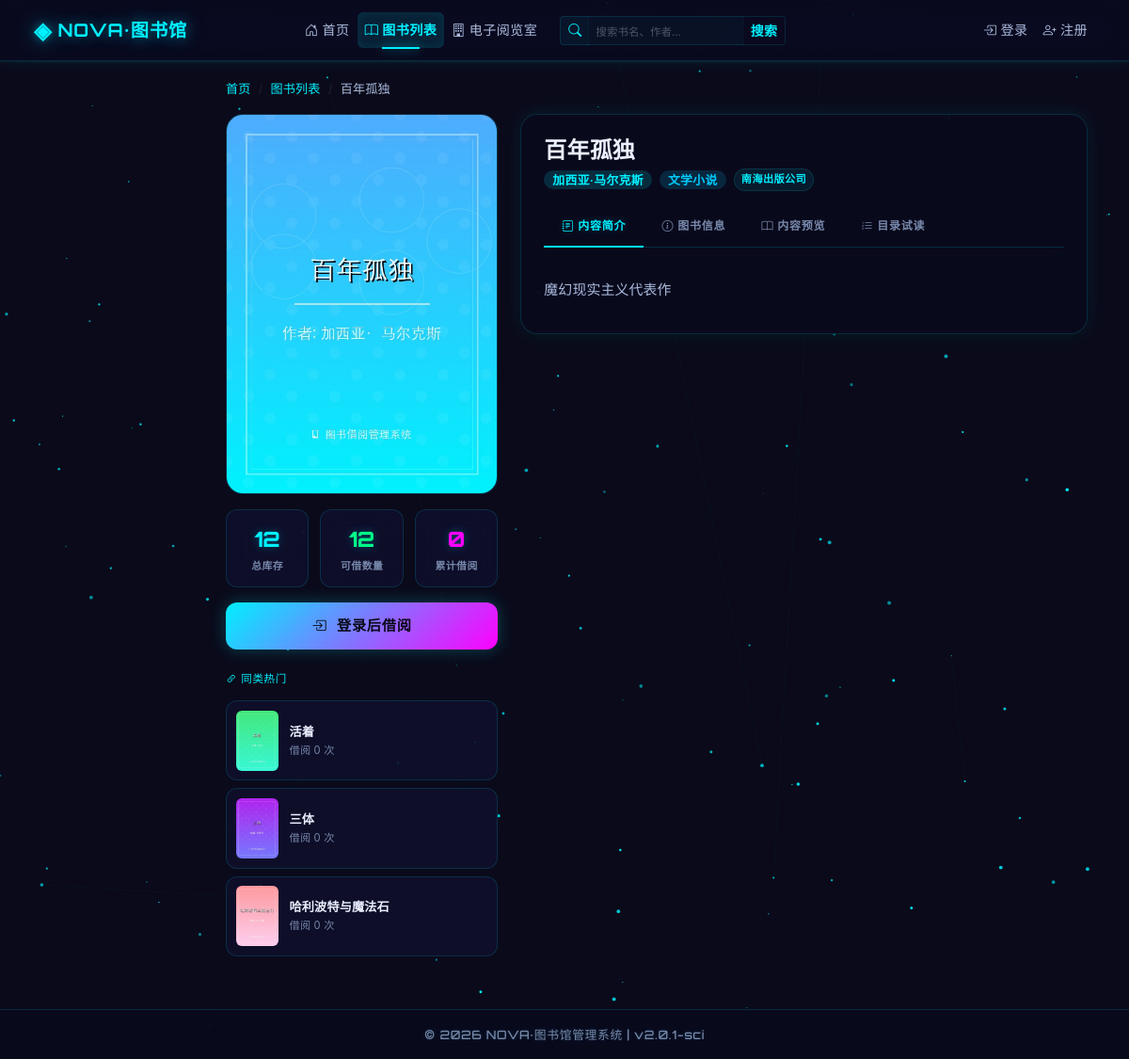
Page /books/detail/3/ on the committed database.
### books/models.py (models this page shows, shortened)
class Book(models.Model):
    title = models.CharField(max_length=200, verbose_name="书名")
    author = models.CharField(max_length=100, verbose_name="作者")
    isbn = models.CharField(max_length=20, unique=True, verbose_name="ISBN")
    publisher = models.CharField(max_length=100, blank=True, null=True, verbose_name="出版社")
    publish_date = models.DateField(blank=True, null=True, verbose_name="出版日期")
    category = models.ForeignKey(Category, on_delete=models.SET_NULL, null=True, blank=True, verbose_name="分类")
    description = models.TextField(blank=True, null=True, verbose_name="简介")
    toc = models.TextField(blank=True, null=True, verbose_name="目录JSON")
    cover = models.ImageField(upload_to="book_covers/", blank=True, null=True, verbose_name="封面")
    total_stock = models.IntegerField(default=0, verbose_name="总库存")
    current_stock = models.IntegerField(default=0, verbose_name="当前库存")
    borrow_count = models.IntegerField(default=0, verbose_name="累计借阅次数")
    created_at = models.DateTimeField(auto_now_add=True, verbose_name="入库时间")
    updated_at = models.DateTimeField(auto_now=True, verbose_name="更新时间")
    is_deleted = models.BooleanField(default=False, verbose_name="是否删除")
    class Meta:
        db_table = "books"
        verbose_name = "图书"
        verbose_name_plural = verbose_name

class Category(models.Model):
    name = models.CharField(max_length=50, unique=True, verbose_name="分类名称")
    description = models.CharField(max_length=200, blank=True, null=True, verbose_name="分类描述")
    created_at = models.DateTimeField(auto_now_add=True, verbose_name="创建时间")
    class Meta:
        db_table = "categories"
        verbose_name = "图书分类"
        verbose_name_plural = verbose_name

### books/views.py (the view)
# urls.py: path("detail/<int:book_id>/", views.book_detail_view, name="book_detail"),
def book_detail_view(request, book_id):
    try:
        book = get_object_or_404(Book.objects.select_related("category"), id=book_id, is_deleted=False)
        user_borrow = None
        if request.user.is_authenticated:
            user_borrow = BorrowRecord.objects.filter(
                user=request.user, book=book, status__in=["borrowing", "overdue"]
            ).first()
        related_books = Book.objects.filter(
            is_deleted=False, category=book.category
        ).exclude(id=book.id).order_by("-borrow_count")[:4]
        toc_list = []
        if book.toc:
            try:
                toc_list = json.loads(book.toc)
            except (json.JSONDecodeError, TypeError):
                toc_list = []
        first_chapter = None
        chapter_count = 0
        try:
            chapters = ChapterContent.objects.filter(book=book).order_by("chapter_index")
            chapter_count = chapters.count()
            first_chapter = chapters.first()
        except Exception:
            pass
        return render(request, "books/book_detail.html", {
            "book": book,
            "user_borrow": user_borrow,
            "related_books": related_books,
            "toc_list": toc_list,
            "first_chapter": first_chapter,
            "chapter_count": chapter_count,
        })
    except Exception as e:
        messages.error(request, f"获取图书详情失败: {str(e)}")
        return redirect("book_list")

### templates/books/book_detail.html (shortened to what this page needs)
{% extends "base.html" %}
{% load static %}
{% block content %}
<nav aria-label="breadcrumb" class="mb-3">
    <ol class="breadcrumb">
        <li class="breadcrumb-item"><a href="{% url 'index' %}">首页</a></li>
        <li class="breadcrumb-item"><a href="{% url 'book_list' %}">图书列表</a></li>
        <li class="breadcrumb-item active" aria-current="page">{{ book.title }}</li>
    </ol>
</nav>
<div class="row g-4">
    <div class="col-lg-4">
        <div class="detail-cover-wrap">
            {% if book.cover %}
            <img src="{{ book.cover.url }}" alt="{{ book.title }}" class="cover-preview-img" style="cursor:pointer;">
            {% else %}
            <div class="book-cover-placeholder cover-preview-img" style="height:380px;cursor:pointer;">
                <i class="bi bi-book" style="font-size:4rem;"></i>
            </div>
            {% endif %}
        </div>
        <div class="detail-stats">
            <div class="stat-card">
                <div class="sc-val">{{ book.total_stock }}</div>
                <div class="sc-lbl">总库存</div>
            </div>
            <div class="stat-card">
                <div class="sc-val" style="color:{% if book.current_stock > 0 %}var(--success){% else %}var(--danger){% endif %};">
                    {{ book.current_stock }}
                </div>
                <div class="sc-lbl">可借数量</div>
            </div>
            <div class="stat-card">
                <div class="sc-val" style="color:var(--magenta);">{{ book.borrow_count }}</div>
                <div class="sc-lbl">累计借阅</div>
            </div>
        </div>
        <div class="detail-actions">
            {% if user.is_authenticated and user.role != 'admin' %}
                {% if user_borrow %}
                <button class="btn btn-action-return return-detail-btn" data-id="{{ user_borrow.id }}" data-title="{{ book.title }}">
                    <i class="bi bi-box-arrow-in-down me-1"></i>归还此书
                </button>
                {% else %}
                    {% if book.current_stock > 0 %}
                    <button class="btn-action-borrow" id="borrowBtn" data-book-id="{{ book.id }}" data-book-title="{{ book.title }}">
                        <i class="bi bi-cart-plus me-1"></i>立即借阅
                    </button>
                    {% else %}
                    <button class="btn-action-borrow borrowing" disabled>
                        <i class="bi bi-x-circle me-1"></i>暂无库存
                    </button>
                    {% endif %}
                {% endif %}
                {% if not user_borrow and book.current_stock > 0 %}
                <a href="{% url 'my_borrows' %}" class="btn-action-outline">
                    <i class="bi bi-clock-history me-1"></i>借阅记录
                </a>
                {% endif %}
            {% elif not user.is_authenticated %}
                <a href="{% url 'login' %}?next={{ request.path }}" class="btn-action-borrow">
                    <i class="bi bi-box-arrow-in-right me-1"></i>登录后借阅
                </a>
            {% elif user.role == 'admin' %}
                <span class="btn-action-borrow borrowing" style="cursor:default;">
                    <i class="bi bi-shield-lock me-1"></i>管理员账户
                </span>
            {% endif %}
        </div>
        {% if related_books %}
        <div class="mt-4">
            <h6 class="text-cyan mb-3" style="font-family:'Orbitron',sans-serif;font-size:0.72rem;letter-spacing:0.06em;text-transform:uppercase;">
                <i class="bi bi-link-45deg me-1"></i>同类热门
            </h6>
            <div class="d-flex flex-column gap-2">
                {% for rb in related_books %}
                <a href="{% url 'book_detail' rb.id %}" class="related-book-card">
                    {% if rb.cover %}
                    <img src="{{ rb.cover.url }}" alt="{{ rb.title }}" class="rbc-cover">
                    {% else %}
                    <div class="rbc-cover" style="display:flex;align-items:center;justify-content:center;background:rgba(0,240,255,0.06);">
                        <i class="bi bi-book" style="color:rgba(0,240,255,0.2);"></i>
                    </div>
                    {% endif %}
                    <div class="rbc-info">
                        <div class="rbc-title">{{ rb.title }}</div>
                        <div class="rbc-meta">借阅 {{ rb.borrow_count }} 次</div>
                    </div>
                </a>
                {% endfor %}
            </div>
        </div>
        {% endif %}
    </div>
    <div class="col-lg-8">
        <div class="glass-card p-4">
            <h1 class="mb-1" style="color:var(--text-primary);font-weight:700;font-size:1.5rem;">{{ book.title }}</h1>
            <div class="d-flex flex-wrap gap-2 align-items-center mb-3">
                <span class="badge badge-primary" style="font-size:0.8rem;">{{ book.author }}</span>
                {% if book.category %}
                <span class="badge badge-info" style="font-size:0.8rem;">{{ book.category.name }}</span>
                {% endif %}
                {% if book.publisher %}
                <span class="tag">{{ book.publisher }}</span>
                {% endif %}
            </div>
            <ul class="nav content-tabs" id="detailTabs" role="tablist">
                <li class="nav-item" role="presentation">
                    <button class="nav-link active" data-bs-toggle="tab" data-bs-target="#tab-desc" type="button" role="tab">
                        <i class="bi bi-journal-text me-1"></i>内容简介
                    </button>
                </li>
                <li class="nav-item" role="presentation">
                    <button class="nav-link" data-bs-toggle="tab" data-bs-target="#tab-spec" type="button" role="tab">
                        <i class="bi bi-info-circle me-1"></i>图书信息
                    </button>
                </li>
                <li class="nav-item" role="presentation">
                    <button class="nav-link" data-bs-toggle="tab" data-bs-target="#tab-preview" type="button" role="tab">
                        <i class="bi bi-book me-1"></i>内容预览
                    </button>
                </li>
                <li class="nav-item" role="presentation">
                    <button class="nav-link" data-bs-toggle="tab" data-bs-target="#tab-toc" type="button" role="tab">
                        <i class="bi bi-list-ol me-1"></i>目录试读
                    </button>
                </li>
            </ul>
            <div class="tab-content">
                <div class="tab-pane fade show active" id="tab-desc" role="tabpanel">
                    {% if book.description %}
                    <div class="book-description">{{ book.description }}</div>
                    {% else %}
                    <div class="book-description text-muted">暂无内容简介。</div>
                    {% endif %}
                </div>
            </div>
        </div>
    </div>
</div>
{% endblock %}

### static/css/style.css (style rules this page uses)
:root { --bg-deep: #0a0a1a; --bg-surface: rgba(10, 10, 35, 0.85); --bg-card: rgba(15, 15, 45, 0.8); --bg-glass: rgba(10, 10, 30, 0.75); --cyan: #00f0ff; --cyan-dim: rgba(0, 240, 255, 0.6); --cyan-glow: rgba(0, 240, 255, 0.4); --magenta: #ff00ff; --magenta-dim: rgba(255, 0, 255, 0.6); --magenta-glow: rgba(255, 0, 255, 0.4); --primary: #00f0ff; --primary-dark: #00c4d0; --primary-light: #66f5ff; --primary-gradient: linear-gradient(135deg, #00f0ff 0%, #ff00ff 100%); --primary-gradient-h: linear-gradient(135deg, #ff00ff 0%, #00f0ff 100%); --accent: #ff00ff; --accent-light: #ff66ff; --accent-gradient: linear-gradient(135deg, #ff00ff 0%, #00f0ff 100%); --success: #00ff88; --success-gradient: linear-gradient(135deg, #00ff88 0%, #00cc66 100%); --warning: #ffaa00; --warning-gradient: linear-gradient(135deg, #ffcc00 0%, #ff8800 100%); --danger: #ff3355; --danger-gradient: linear-gradient(135deg, #ff5577 0%, #cc0022 100%); --info: #00ccff; --info-gradient: linear-gradient(135deg, #00eeff 0%, #0099cc 100%); --text-primary: #eaf0ff; --text-secondary: #aabbdd; --text-muted: #7788aa; --border: rgba(0, 240, 255, 0.15); --border-glow: rgba(0, 240, 255, 0.3); --shadow-sm: 0 0 10px rgba(0, 240, 255, 0.08), 0 1px 3px rgba(0, 0, 0, 0.3); --shadow: 0 0 20px rgba(0, 240, 255, 0.1), 0 4px 12px rgba(0, 0, 0, 0.4); --shadow-lg: 0 0 30px rgba(0, 240, 255, 0.12), 0 8px 24px rgba(0, 0, 0, 0.5); --shadow-xl: 0 0 50px rgba(0, 240, 255, 0.15), 0 12px 36px rgba(0, 0, 0, 0.6); --shadow-glow: 0 0 25px rgba(0, 240, 255, 0.2), 0 0 50px rgba(255, 0, 255, 0.1); --shadow-card-hover: 0 0 40px rgba(0, 240, 255, 0.2), 0 0 80px rgba(255, 0, 255, 0.1), 0 8px 24px rgba(0, 0, 0, 0.4); --shadow-neon: 0 0 10px rgba(0, 240, 255, 0.6), 0 0 30px rgba(0, 240, 255, 0.3); --radius-sm: 6px; --radius: 12px; --radius-lg: 18px; --radius-xl: 24px; --transition-fast: 0.15s cubic-bezier(0.4, 0, 0.2, 1); --transition: 0.3s cubic-bezier(0.4, 0, 0.2, 1); --transition-slow: 0.5s cubic-bezier(0.4, 0, 0.2, 1); --font: 'Orbitron', 'Inter', -apple-system, BlinkMacSystemFont, "Segoe UI", sans-serif; --font-body: 'Inter', -apple-system, BlinkMacSystemFont, "Segoe UI", sans-serif; }
* { margin: 0; padding: 0; box-sizing: border-box; }
body { font-family: var(--font-body); background: var(--bg-deep); color: var(--text-primary); line-height: 1.6; min-height: 100vh; letter-spacing: 0.01em; -webkit-font-smoothing: antialiased; -moz-osx-font-smoothing: grayscale; overflow-x: hidden; }
.glass-card { background: var(--bg-glass); backdrop-filter: blur(20px); -webkit-backdrop-filter: blur(20px); border: 1px solid var(--border); border-radius: var(--radius-lg); box-shadow: var(--shadow); transition: all var(--transition); }
.stat-card { background: var(--bg-card); backdrop-filter: blur(12px); -webkit-backdrop-filter: blur(12px); border: 1px solid var(--border); border-radius: var(--radius-lg); padding: 1.5rem; position: relative; overflow: hidden; transition: all var(--transition); cursor: default; color: var(--text-primary); }
.stat-card::before { content: ''; position: absolute; top: 0; left: 0; right: 0; height: 3px; border-radius: var(--radius-lg) var(--radius-lg) 0 0; transition: all var(--transition); }
.badge { font-weight: 600; font-size: 0.75rem; padding: 0.3em 0.7em; border-radius: 20px; letter-spacing: 0.03em; font-family: var(--font); }
.badge-info { background: rgba(0, 204, 255, 0.15); color: var(--info); }
.badge-primary { background: rgba(0, 240, 255, 0.15); color: var(--cyan); }
.breadcrumb { margin-bottom: 1rem; padding: 0; background: transparent; }
.breadcrumb-item { font-size: 0.82rem; font-weight: 500; color: var(--text-muted); }
.breadcrumb-item a { color: var(--cyan); text-decoration: none; transition: color var(--transition-fast); }
.breadcrumb-item.active { color: var(--text-secondary); }
.tag { display: inline-block; padding: 0.2em 0.65em; border-radius: 20px; font-size: 0.7rem; font-weight: 600; font-family: var(--font); letter-spacing: 0.03em; background: rgba(0, 240, 255, 0.08); color: var(--cyan); border: 1px solid rgba(0, 240, 255, 0.12); transition: all var(--transition-fast); }
.text-cyan { color: var(--cyan) !important; }

### rows in the picture
Book: title "百年孤独", cover (picture), total_stock "12", current_stock "12", borrow_count "0", author "加西亚·马尔克斯", category.name "文学小说", publisher "南海出版公司", description "魔幻现实主义代表作"
Book: cover (picture), title "活着", borrow_count "0"
Book: cover (picture), title "三体", borrow_count "0"
Book: cover (picture), title "哈利波特与魔法石", borrow_count "0"
